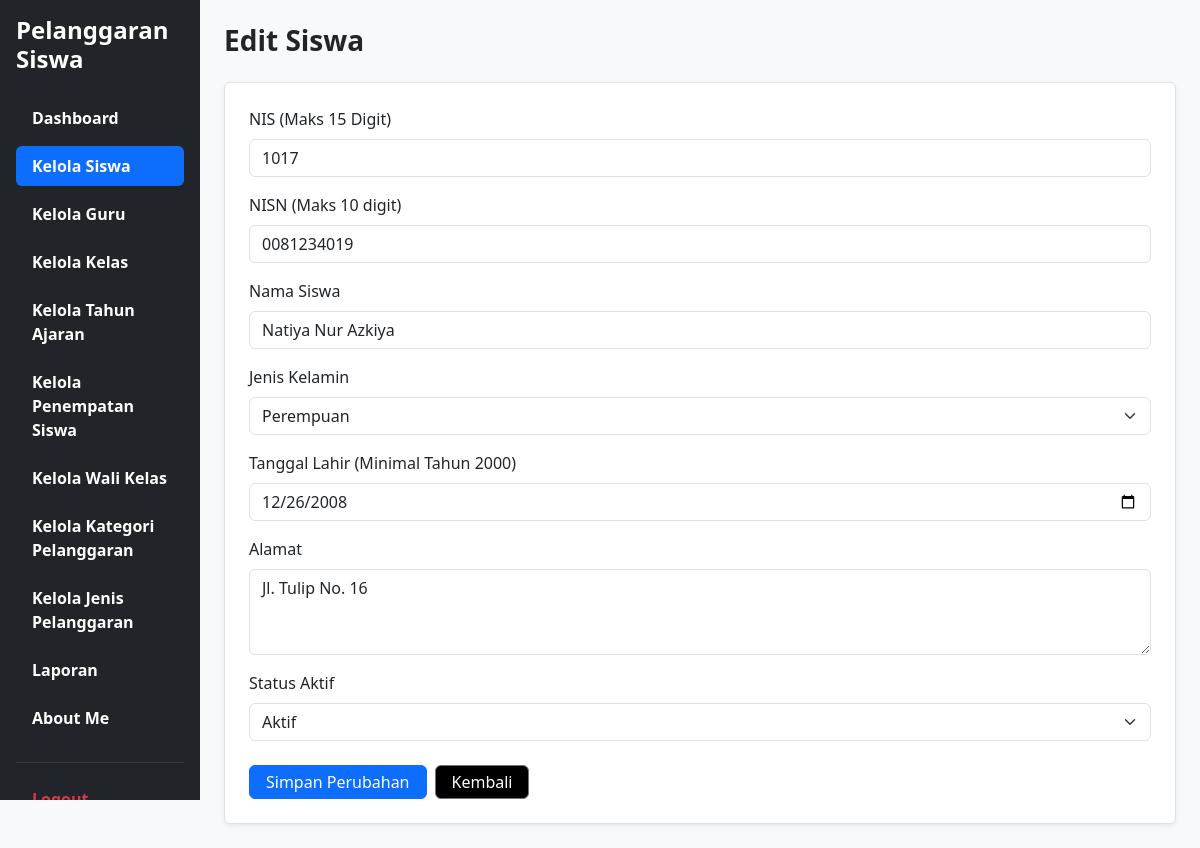
Page /edit_siswa.php?id=117 on the earlier database version.
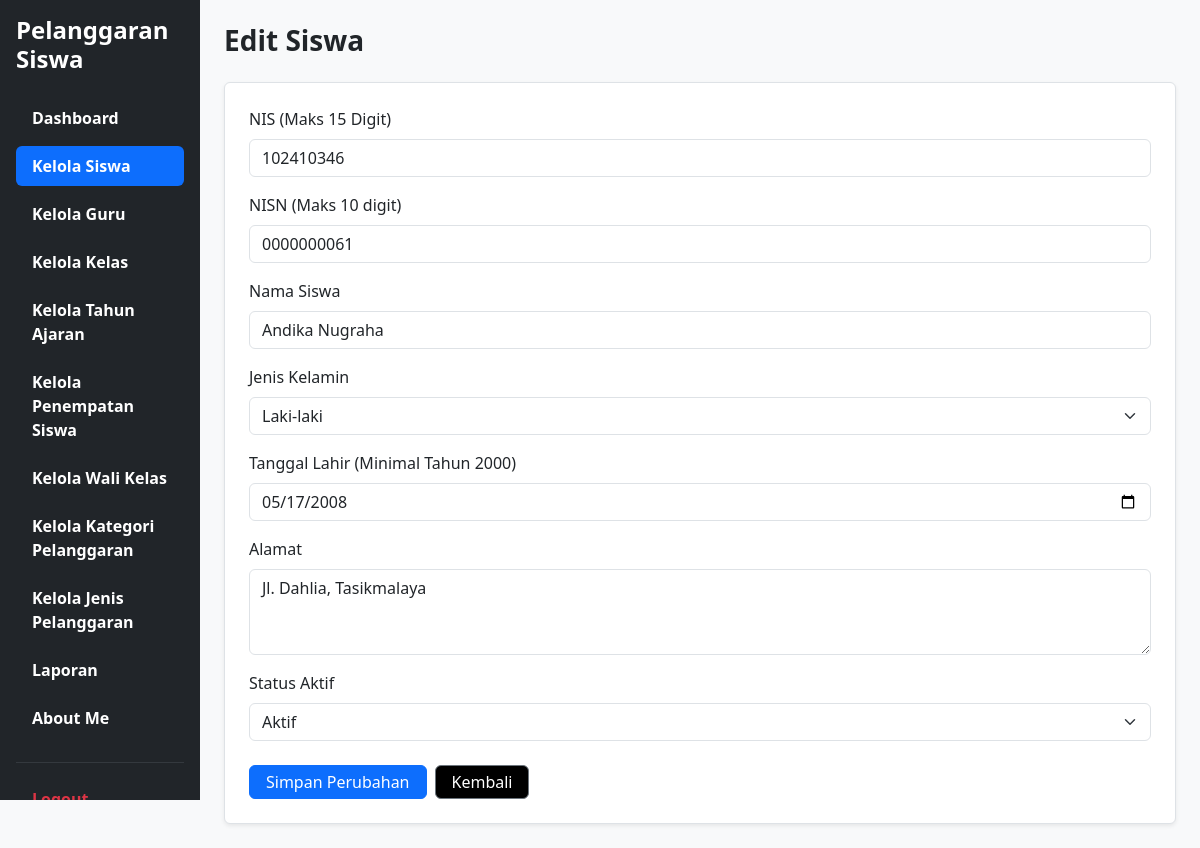
Same page on the later database version.
### tables this page shows
CREATE TABLE `t_siswa` (
  `id` int(11) NOT NULL,
  `nis` varchar(30) DEFAULT NULL,
  `nisn` varchar(20) NOT NULL,
  `nama` varchar(150) DEFAULT NULL,
  `jenis_kelamin` char(1) NOT NULL,
  `tanggal_lahir` date NOT NULL,
  `alamat` text NOT NULL,
  `status_aktif` tinyint(1) NOT NULL,
  `created_at` timestamp NOT NULL DEFAULT current_timestamp(),
  `updated_at` timestamp NOT NULL DEFAULT current_timestamp()
);

### edit_siswa.php (the view, shortened to what this page needs)
<?php
$koneksi = new mysqli("localhost", "root", "", "db_ukk_2026");
$koneksi->set_charset("utf8mb4");
$id = isset($_GET['id']) ? (int) $_GET['id'] : 0;
$stmt = $koneksi->prepare("SELECT * FROM t_siswa WHERE id = ?");
$stmt->bind_param("i", $id);
$stmt->execute();
$result = $stmt->get_result();
$siswa = $result->fetch_assoc();
$nis = $siswa['nis'];
$nisn = $siswa['nisn'];
$nama = $siswa['nama'];
$jenis_kelamin = $siswa['jenis_kelamin'];
$tanggal_lahir = $siswa['tanggal_lahir'];
$alamat = $siswa['alamat'];
$status_aktif = (string) $siswa['status_aktif'];
function e($data) {
    return htmlspecialchars((string) ($data ?? ""), ENT_QUOTES, "UTF-8");
}
?>
<!DOCTYPE html>
<html lang="id">
<head>
    <link href="https://cdn.jsdelivr.net/npm/bootstrap@5.3.8/dist/css/bootstrap.min.css" rel="stylesheet">
</head>
<body class="bg-light">
<div class="container-fluid">
    <div class="row">
        <div class="col-md-3 col-lg-2 bg-dark min-vh-100 p-3 sticky-top" style="top: 0; height: 100vh; overflow-y: auto;">
            <h4 class="text-white fw-bold mb-4 ">
             Pelanggaran Siswa
            </h4>
            <ul class="nav nav-pills flex-column">
                <li class="nav-item mb-2">
                    <a href="dashboard.php" class="nav-link text-white">
                    <h7 class="fw-bold mb-4">Dashboard</h7>
                    </a>
                </li>
                <li class="nav-item mb-2">
                    <a href="Kelola_Siswa.php" class="nav-link active">
                    <h7 class="fw-bold mb-4">Kelola Siswa</h7>
                    </a>
                </li>
                <li class="nav-item mb-2">
                    <a href="Kelola_Guru.php" class="nav-link text-white">
                    <h7 class="fw-bold mb-4">Kelola Guru</h7>
                    </a>
                </li>
                <li class="nav-item mb-2">
                    <a href="Kelola_Kelas.php" class="nav-link text-white">
                    <h7 class="fw-bold mb-4">Kelola Kelas</h7>
                    </a>
                </li>
                <li class="nav-item mb-2">
                    <a href="Kelola_Tahun_Ajaran.php" class="nav-link text-white">
                    <h7 class="fw-bold mb-4">Kelola Tahun Ajaran</h7>
                    </a>
                </li>
                <li class="nav-item mb-2">
                    <a href="Kelola_Penempatan_Siswa.php" class="nav-link text-white">
                    <h7 class="fw-bold mb-4">Kelola Penempatan Siswa</h7>
                    </a>
                </li>
                <li class="nav-item mb-2">
                    <a href="Kelola_Wali_Kelas.php" class="nav-link text-white">
                    <h7 class="fw-bold mb-4">Kelola Wali Kelas</h7>
                    </a>
                </li>
                <li class="nav-item mb-2">
                    <a href="Kelola_Kategori_Pelanggaran.php" class="nav-link text-white">
                    <h7 class="fw-bold mb-4">Kelola Kategori Pelanggaran</h7>
                    </a>
                </li>
                <li class="nav-item mb-2">
                    <a href="Kelola_Jenis_Pelanggaran.php" class="nav-link text-white">
                    <h7 class="fw-bold mb-4">Kelola Jenis Pelanggaran</h7>
                    </a>
                </li>
                <li class="nav-item mb-2">
                    <a href="Laporan.php" class="nav-link text-white">
                    <h7 class="fw-bold mb-4">Laporan</h7>
                    </a>
                </li>
                <li class="nav-item mb-2">
                    <a href="about_me.php" class="nav-link text-white">
                    <h7 class="fw-bold mb-4">About Me</h7>
                    </a>
                </li>
                <hr class="text-secondary">
                <li class="nav-item">
                    <a href="logout.php" class="nav-link text-danger">
                    <h7 class="fw-bold mb-4">Logout</h7>
                    </a>
                </li>
            </ul>
        </div>
        <main class="col-md-9 col-lg-10 p-4">
            <h3 class="fw-bold mb-4">Edit Siswa</h3>
            <div class="card shadow-sm border" style="background-color: #ffffff; border-color: #dee2e6 !important;">
                <div class="card-body p-4">
                    <form method="POST" action="edit_siswa.php?id=<?= $id ?>">
                        <div class="mb-3">
                            <label class="form-label">NIS (Maks 15 Digit)</label>
                            <input
                                type="text"
                                name="nis"
                                class="form-control"
                                maxlength="15"
                                inputmode="numeric"
                                oninput="this.value = this.value.replace(/[^0-9]/g, '')"
                                value="<?= e($nis) ?>"
                                required
                            >
                        </div>
                        <div class="mb-3">
                            <label class="form-label">NISN (Maks 10 digit)</label>
                            <input
                                type="text"
                                name="nisn"
                                class="form-control"
                                placeholder="Masukkan NISN (maksimal 10 digit)"
                                maxlength="10"
                                inputmode="numeric"
                                oninput="this.value = this.value.replace(/[^0-9]/g, '')"
                                value="<?= e($nisn) ?>"
                            >
                        </div>
                        <div class="mb-3">
                            <label class="form-label">Nama Siswa</label>
                            <input
                                type="text"
                                name="nama"
                                class="form-control"
                                value="<?= e($nama) ?>"
                                required
                            >
                        </div>
                        <div class="mb-3">
                            <label class="form-label">Jenis Kelamin</label>
                            <select name="jenis_kelamin" class="form-select" required>
                                <option value="L" <?= $jenis_kelamin === "L" ? "selected" : "" ?>>Laki-laki</option>
                                <option value="P" <?= $jenis_kelamin === "P" ? "selected" : "" ?>>Perempuan</option>
                            </select>
                        </div>
                        <div class="mb-3">
                            <label class="form-label">Tanggal Lahir (Minimal Tahun 2000)</label>
                            <input
                                type="date"
                                name="tanggal_lahir"
                                class="form-control"
                                min="2000-01-01"
                                value="<?= e($tanggal_lahir) ?>"
                            >
                        </div>
                        <div class="mb-3">
                            <label class="form-label">Alamat</label>
                            <textarea
                                name="alamat"
                                class="form-control"
                                rows="3"
                            ><?= e($alamat) ?></textarea>
                        </div>
                        <div class="mb-3">
                            <label class="form-label">Status Aktif</label>
                            <select name="status_aktif" class="form-select" required>
                                <option value="1" <?= $status_aktif === "1" ? "selected" : "" ?>>Aktif</option>
                            </select>
                        </div>
                        <div class="d-flex gap-2 mt-4">
                            <button type="submit" name="simpan" class="btn btn-primary px-3 py-1 text-white" style="background-color: #0d6efd;">
                                Simpan Perubahan
                            </button>
                            <a href="Kelola_Siswa.php" class="btn btn-secondary px-3 py-1" style="background-color: #000000;">
                                Kembali
                            </a>
                        </div>
                    </form>
                </div>
            </div>
        </main>
    </div>
</div>
</body>
</html>

Differences in the rows shown:
changed t_siswa "Aktif": nis "1017" → "102410346"; nisn "0081234019" → "0000000061"; nama "Natiya Nur Azkiya" → "Andika Nugraha"; jenis_kelamin "Perempuan" → "Laki-laki"; tanggal_lahir "12/26/2008" → "05/17/2008"; alamat "Jl. Tulip No. 16" → "Jl. Dahlia, Tasikmalaya"
